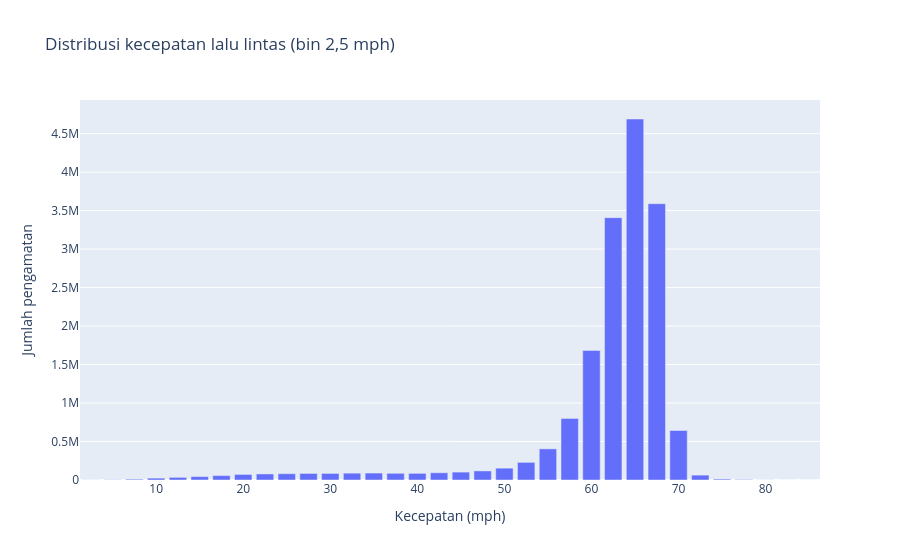

Here is the notebook cell this chart was saved with:
### Markdown cell above
## Visualisasi 2: Distribusi Kecepatan (Histogram)

Data dikelompokkan (binning) di Polars lebih dulu agar grafik tidak mengirim jutaan titik ke browser.

### Code cell
hist = (
    seri.drop_nulls('kecepatan')
    .select(((pl.col('kecepatan') // 2.5) * 2.5).alias('mulai'))
    .group_by('mulai').agg(pl.len().alias('jumlah')).sort('mulai')
    .collect(engine='streaming')
)

fig2 = px.bar(
    hist, x='mulai', y='jumlah',
    title='Distribusi kecepatan lalu lintas (bin 2,5 mph)',
    labels={'mulai': 'Kecepatan (mph)', 'jumlah': 'Jumlah pengamatan'},
)
fig2.show()
seri.select(pl.col('kecepatan').mean().alias('rata_rata'),
            pl.col('kecepatan').median().alias('median'), pl.col('kecepatan').std().alias('std')).collect(engine='streaming')

### Figure 1 — Plotly figure (JSON) as saved in the notebook; plotly's stock layout.template omitted (floating-point values rounded to 4 significant figures)
{"data": [{"hovertemplate": "Kecepatan (mph)=%{x}<br>Jumlah pengamatan=%{y}<extra></extra>", "legendgroup": "", "marker": {"color": "#636efa", "pattern": {"shape": ""}}, "name": "", "orientation": "v", "showlegend": false, "textposition": "auto", "type": "bar", "x": [2.5, 5.0, 7.5, 10.0, 12.5, 15.0, 17.5, 20.0, 22.5, 25.0, 27.5, 30.0, 32.5, 35.0, 37.5, 40.0, 42.5, 45.0, 47.5, 50.0, 52.5, 55.0, 57.5, 60.0, 62.5, 65.0, 67.5, 70.0, 72.5, 75.0, 77.5, 80.0, 82.5, 85.0], "xaxis": "x", "y": [906, 2732, 10498, 24489, 34331, 44235, 57445, 72240, 78663, 81748, 85232, 85365, 88717, 90197, 87056, 86235, 93877, 102690, 117963, 153951, 229251, 404288, 800501, 1683665, 3408723, 4690143, 3589874, 643023, 63370, 12113, 5246, 894, 42, 1], "yaxis": "y"}], "layout": {"barmode": "relative", "legend": {"tracegroupgap": 0}, "title": {"text": "Distribusi kecepatan lalu lintas (bin 2,5 mph)"}, "xaxis": {"anchor": "y", "domain": [0, 1], "title": {"text": "Kecepatan (mph)"}}, "yaxis": {"anchor": "x", "domain": [0, 1], "title": {"text": "Jumlah pengamatan"}}}}
